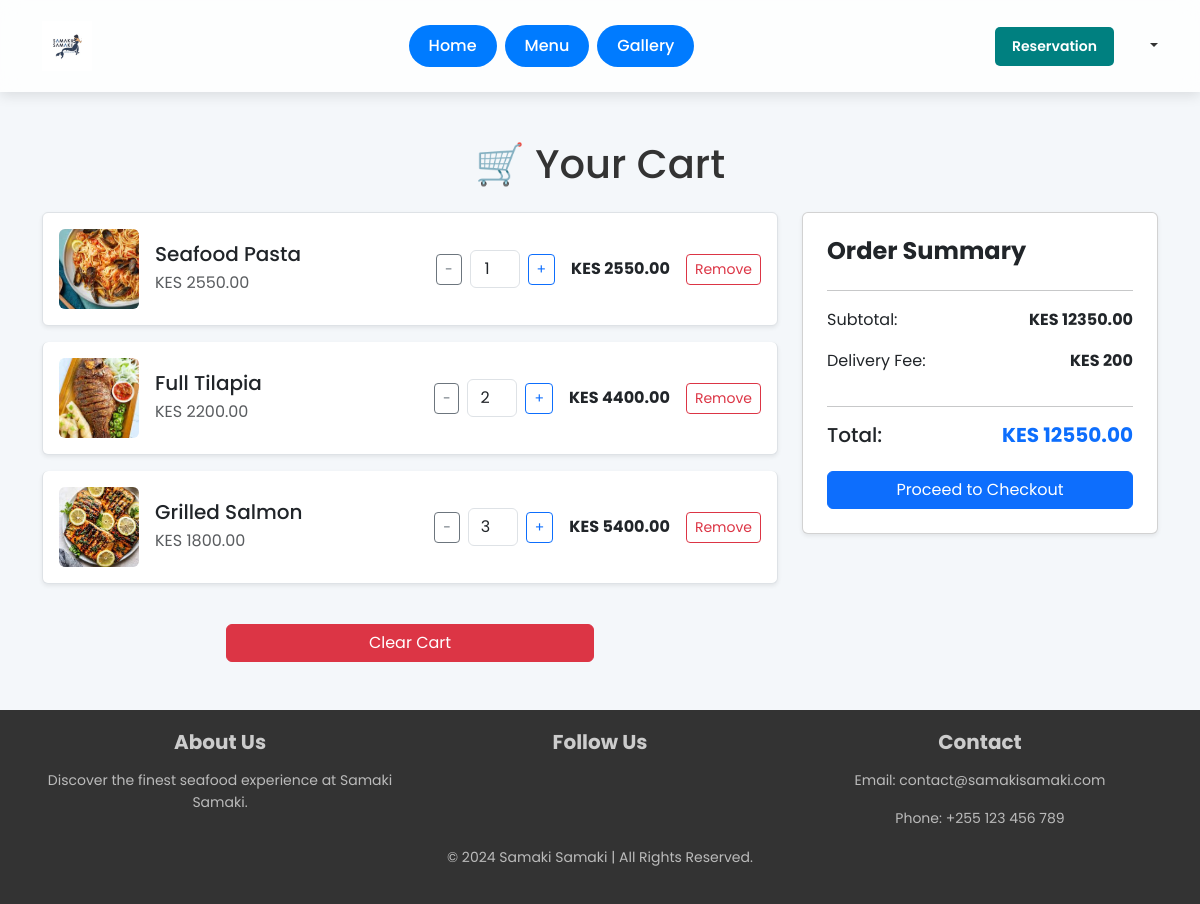
Before: /cart/cart/ (signed in) with the older database file.
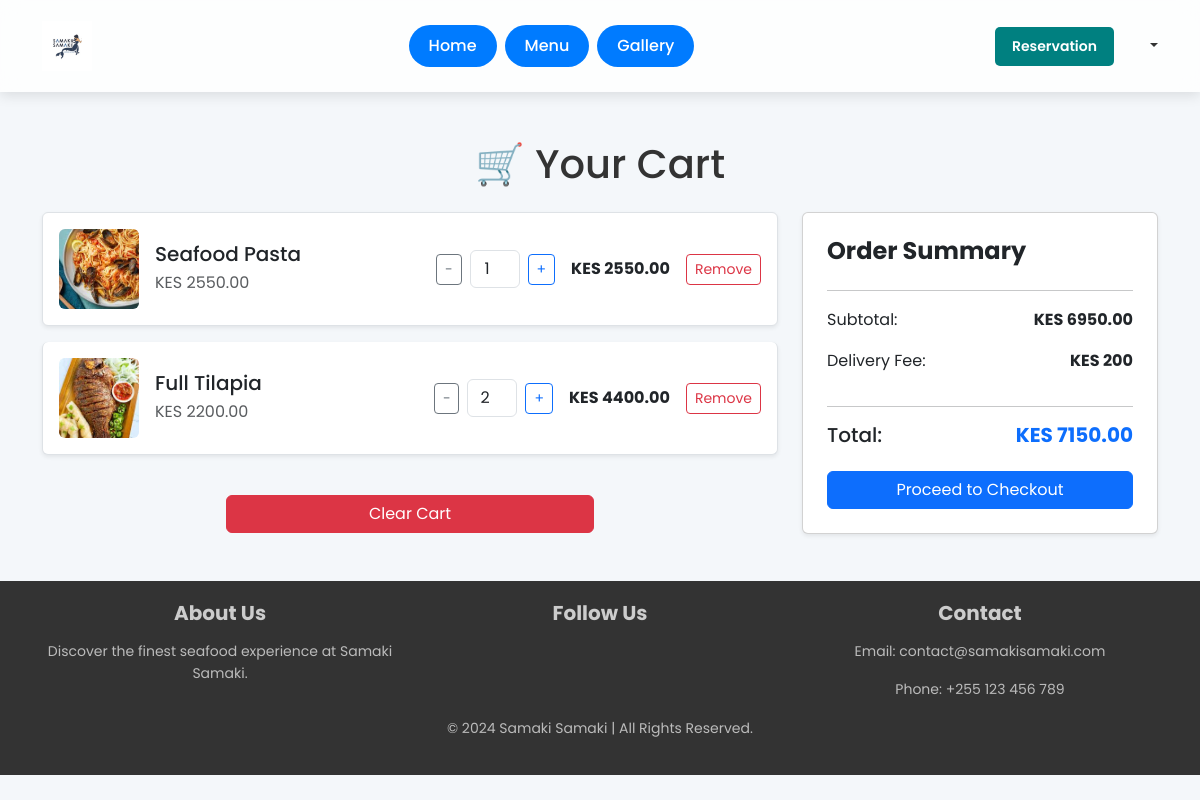
After: the same page with the newer database file.
### cart/models.py (models this page shows, shortened)
class Cart(models.Model):
    user = models.ForeignKey(User, on_delete=models.CASCADE, related_name="cart_items")
    item = models.ForeignKey(MenuItem, on_delete=models.CASCADE)
    quantity = models.PositiveIntegerField(default=1)
    added_at = models.DateTimeField(auto_now_add=True)
    class Meta:
        unique_together = ('user', 'item')  # Ensure a user can't have duplicate items in the cart
        ordering = ['-added_at']  # Most recently added items appear first
    def total_price(self):
        return self.item.price * self.quantity

### menu/models.py (models this page shows, shortened)
class MenuItem(models.Model):
    name = models.CharField(max_length=255)
    description = models.TextField()
    price = models.DecimalField(max_digits=10, decimal_places=2)
    image = models.ImageField(upload_to='menu_items/')
    category = models.CharField(max_length=100, choices=(
        ('starters', 'Starters'),
        ('main_courses', 'Main Courses'),
        ('desserts', 'Desserts'),
        ('beverages', 'Beverages'),
        ('seafood', 'Seafood'),
        ('specials', 'Specials'),
    ))
    vegetarian = models.BooleanField(default=False)
    gluten_free = models.BooleanField(default=False)

### cart/views.py (the view)
# urls.py: path('cart/', views.cart_view, name='cart_view'),  # View cart
@login_required
def cart_view(request):
    cart_items = Cart.objects.filter(user=request.user)
    subtotal = sum(item.total_price() for item in cart_items)
    delivery_fee = 200  # Fixed delivery fee
    total_price = subtotal + delivery_fee  # Grand total
    return render(request, 'cart/cart.html', {
        'cart_items': cart_items,
        'subtotal': subtotal,
        'delivery_fee': delivery_fee,
        'total_price': total_price
    })

### cart/templates/cart/cart.html (shortened to what this page needs)
{% extends 'base.html' %}
{% block content %}
<div class="container mt-5">
    <h1 class="text-center mb-4">🛒 Your Cart</h1>
    <div class="row">
        <div class="col-md-8">
            <div class="list-group">
                {% for item in cart_items %}
                    <div class="list-group-item d-flex align-items-center shadow-sm p-3 rounded mb-3">
                        <div style="flex: 0 0 80px;">
                            <img src="{{ item.item.image.url }}" alt="{{ item.item.name }}" class="rounded" width="80" height="80" style="object-fit: cover;">
                        </div>
                        <div class="ms-3" style="flex: 1 1 auto; min-width: 200px;">
                            <h5 class="mb-1 text-start">{{ item.item.name }}</h5>
                            <p class="text-muted mb-0">KES {{ item.item.price }}</p>
                        </div>
                        <div class="d-flex align-items-center" style="flex: 0 0 auto;">
                            <div class="d-flex align-items-center me-3">
                                <button class="btn btn-outline-secondary btn-sm decrease-qty" data-id="{{ item.id }}">−</button>
                                <input type="number" class="form-control text-center mx-2 qty-input" data-id="{{ item.id }}" value="{{ item.quantity }}" min="1" style="width: 50px;">
                                <button class="btn btn-outline-primary btn-sm increase-qty" data-id="{{ item.id }}">+</button>
                            </div>
                            <p class="fw-bold mb-0 me-3 item-total">KES {{ item.total_price|floatformat:2 }}</p>
                            <a href="{% url 'cart_remove' item.id %}" class="btn btn-outline-danger btn-sm remove-item">Remove</a>
                        </div>
                    </div>
                {% empty %}
                    <p class="text-center text-muted">Your cart is empty.</p>
                {% endfor %}
            </div>
            {% if cart_items %}
            <div class="text-center mt-4">
                <a href="{% url 'clear_cart' %}" class="btn btn-danger w-50 mb-5">Clear Cart</a>
            </div>
            {% endif %}
        </div>
        <div class="col-md-4">
            <div class="card shadow-sm p-4">
                <h4 class="fw-bold">Order Summary</h4>
                <hr>
                <p class="d-flex justify-content-between">
                    <span>Subtotal:</span>
                    <span class="fw-bold" id="subtotal">KES {{ subtotal|floatformat:2 }}</span>
                </p>
                <p class="d-flex justify-content-between">
                    <span>Delivery Fee:</span>
                    <span class="fw-bold">KES {{ delivery_fee }}</span>
                </p>
                <hr>
                <h5 class="d-flex justify-content-between">
                    <span>Total:</span>
                    <span class="fw-bold text-primary" id="total-amount">KES {{ total_price|floatformat:2 }}</span>
                </h5>
                <a href="{% url 'checkout' %}" class="btn btn-primary w-100 mt-3">Proceed to Checkout</a>
            </div>
        </div>
    </div>
</div>
<div id="toast-container" class="position-fixed top-0 end-0 p-3" style="z-index: 1050;"></div>
{% endblock %}

### templates/base.html (shortened to what this page needs)
{% load static %}
<!DOCTYPE html>
<html lang="en">
    <head>
        <link href="https://cdn.jsdelivr.net/npm/bootstrap@5.3.2/dist/css/bootstrap.min.css" rel="stylesheet">
        <link rel="stylesheet" href="{% static 'assets/css/styles.css' %}">
    </head>
    <body>
        <div class="wrapper">
            <header id="header" class="header">
                <nav class="navbar navbar-expand-lg sticky-top py-3">
                    <div class="container">
                        <a class="navbar-brand" href="{% url 'home' %}">
                            <img src="{% static 'assets/images/logo/samaki2.png' %}" alt="Samaki Samaki Logo">
                        </a>
                        <div class="collapse navbar-collapse" id="mainNavigation">
                            <ul class="navbar-nav mx-auto">
                                <li class="nav-item">
                                    <a href="{% url 'home' %}" class="nav-button">Home</a>
                                </li>
                                <li class="nav-item mx-2">
                                    <a href="{% url 'menu_list' %}" class="nav-button">Menu</a>
                                </li>
                                <li class="nav-item">
                                    <a href="{% url 'gallery' %}" class="nav-button">Gallery</a>
                                </li>
                            </ul>
                        </div>
                        <div class="d-flex align-items-center">
                            <a class="btn btn__primary me-3">Reservation</a>
                            {% if user.is_authenticated %}
                                <div class="dropdown">
                                    <a class="nav-link dropdown-toggle" href="#" id="userDropdown" role="button" data-bs-toggle="dropdown">
                                    </a>
                                </div>
                            {% else %}
                                <a class="btn btn-outline-primary me-2" href="{% url 'login' %}">Sign In</a>
                                <a class="btn btn-success" href="{% url 'register' %}">Register</a>
                            {% endif %}
                        </div>
                    </div>
                </nav>
            </header>
            <main>{% block content %}{% endblock %}</main>
            <footer class="footer text-center">
                <div class="container">
                    <div class="row">
                        <div class="col-md-4">
                            <h5>About Us</h5>
                            <p>Discover the finest seafood experience at Samaki Samaki.</p>
                        </div>
                        <div class="col-md-4">
                            <h5>Follow Us</h5>
                            <a href="#" class="me-2"></a>
                            <a href="#" class="me-2"></a>
                            <a href="#"></a>
                        </div>
                        <div class="col-md-4">
                            <h5>Contact</h5>
                            <p>Email: contact@samakisamaki.com</p>
                            <p>Phone: +255 123 456 789</p>
                        </div>
                    </div>
                    <p>&copy; 2024 Samaki Samaki | All Rights Reserved.</p>
                </div>
            </footer>
        </div>
    </body>
</html>

### static/assets/css/styles.css (style rules this page uses)
:root { --primary-color: #008080; --secondary-color: #ff6347; --dark-color: #222; --light-color: #f8f9fa; --text-color: #444; --white: #fff; }
* { margin: 0; padding: 0; box-sizing: border-box; font-family: 'Poppins', sans-serif; }
body { background-color: var(--light-color); color: var(--text-color); line-height: 1.6; }
.navbar { background: var(--white); box-shadow: 0px 4px 10px rgba(0, 0, 0, 0.1); padding: 15px 0; }
.navbar-brand img { height: 50px; }
.btn__primary { background: var(--primary-color); color: var(--white); font-weight: 600; padding: 10px 20px; border-radius: 5px; transition: all 0.3s ease; }
.footer { background: var(--dark-color); color: var(--white); padding: 40px 0; text-align: center; }
.footer h5 { font-weight: 700; margin-bottom: 15px; }
.footer p { font-size: 14px; color: #bbb; }
.footer a { color: var(--white); transition: color 0.3s ease; }
@media (max-width: 1200px) { .btn__primary { padding: 8px 16px; font-size: 14px; } }

### templates/base.html (style rules this page uses)
body { font-family: 'Poppins', sans-serif; background-color: #f4f7fa; color: #333; }
.navbar { backdrop-filter: blur(10px); background-color: rgba(255, 255, 255, 0.8); box-shadow: 0 4px 12px rgba(0, 0, 0, 0.1); }
.navbar-brand img { height: 50px; }
.nav-button { display: inline-block; background-color: #007bff; color: white; padding: 8px 20px; border-radius: 30px; font-weight: 500; transition: background-color 0.3s ease; text-decoration: none; }
.footer { background: #333; color: #ccc; padding: 20px 0; }
.footer a { color: #bbb; text-decoration: none; }

Changed rows visible on the page:
removed Cart: item.image (picture), item.name "Grilled Salmon", item.price "1800.00", quantity "3", total_price "5400.00"
Other visible differences:
{{ subtotal|floatformat:2 }}: "12350.00" → "6950.00"
{{ total_price|floatformat:2 }}: "12550.00" → "7150.00"
